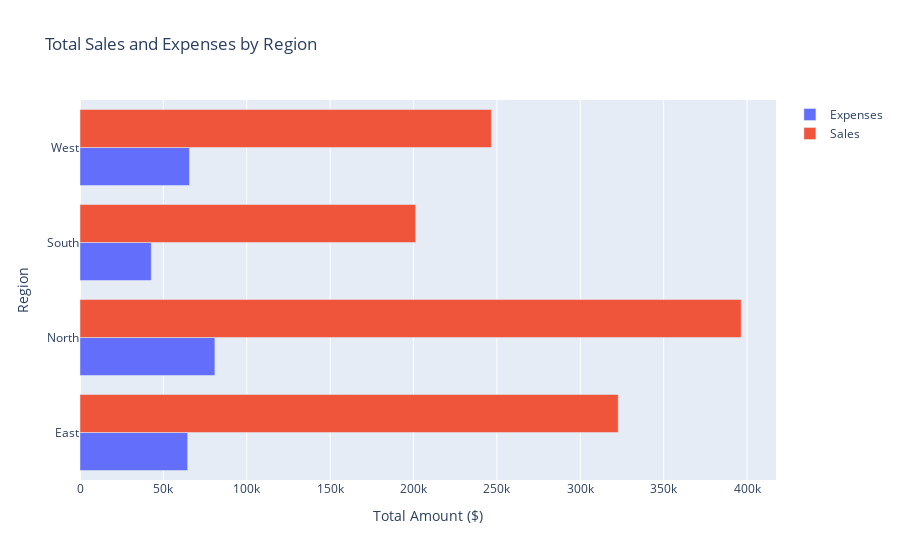

The notebook cell this image was saved under:
### Code cell
# Total Sales and Expenses by Region (Barh)
region = df.groupby('Region')[['Amount', 'Sales']].sum().reset_index()
fig_sales_expenses_region = go.Figure(data=[
    go.Bar(y=region['Region'], x=region['Amount'], orientation='h', name='Expenses'),
    go.Bar(y=region['Region'], x=region['Sales'], orientation='h', name='Sales')
])
fig_sales_expenses_region.update_layout(title="Total Sales and Expenses by Region", xaxis_title="Total Amount ($)", yaxis_title="Region")

### Figure 1 — Plotly figure (JSON) as saved in the notebook; plotly's stock layout.template omitted (floating-point values rounded to 4 significant figures)
{"data": [{"name": "Expenses", "orientation": "h", "type": "bar", "x": [64541, 80881, 42734, 65661], "y": ["East", "North", "South", "West"]}, {"name": "Sales", "orientation": "h", "type": "bar", "x": [322744, 396486, 201282, 246693], "y": ["East", "North", "South", "West"]}], "layout": {"title": {"text": "Total Sales and Expenses by Region"}, "xaxis": {"title": {"text": "Total Amount ($)"}}, "yaxis": {"title": {"text": "Region"}}}}
